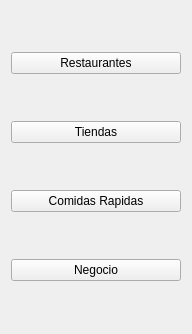
            <widget class="QWidget" name="page_6">
             <property name="geometry">
              <rect>
               <x>0</x>
               <y>0</y>
               <width>192</width>
               <height>334</height>
              </rect>
             </property>
             <attribute name="icon">
              <iconset>
               <normaloff>:/icons/chevron-down.svg</normaloff>:/icons/chevron-down.svg</iconset>
             </attribute>
             <attribute name="label">
              <string>Otros Servicios</string>
             </attribute>
             <layout class="QVBoxLayout" name="verticalLayout_7">
              <item>
               <widget class="QPushButton" name="btn_restaurant">
                <property name="text">
                 <string>Restaurantes</string>
                </property>
                <property name="icon">
                 <iconset>
                  <normaloff>:/cct/utensilios-de-restaurante.png</normaloff>:/cct/utensilios-de-restaurante.png</iconset>
                </property>
               </widget>
              </item>
              <item>
               <widget class="QPushButton" name="btn_store">
                <property name="text">
                 <string>Tiendas</string>
                </property>
                <property name="icon">
                 <iconset>
                  <normaloff>:/cct/grow-shop.png</normaloff>:/cct/grow-shop.png</iconset>
                </property>
               </widget>
              </item>
              <item>
               <widget class="QPushButton" name="btn_fast_food">
                <property name="text">
                 <string>Comidas Rapidas</string>
                </property>
                <property name="icon">
                 <iconset>
                  <normaloff>:/cct/comida.png</normaloff>:/cct/comida.png</iconset>
                </property>
               </widget>
              </item>
              <item>
               <widget class="QPushButton" name="btn_business">
                <property name="text">
                 <string>Negocio</string>
                </property>
                <property name="icon">
                 <iconset>
                  <normaloff>:/cct/negocios.png</normaloff>:/cct/negocios.png</iconset>
                </property>
               </widget>
              </item>
             </layout>
            </widget>
